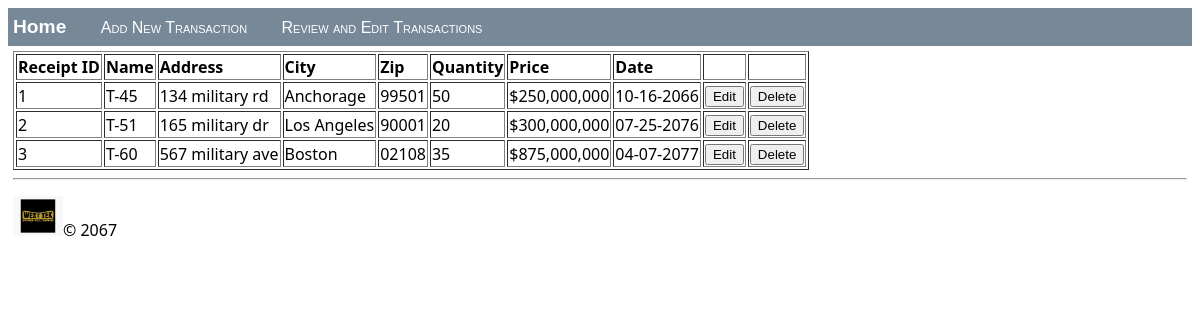
Page /list on the committed database.
### tables this page shows
CREATE TABLE "receipts" (
	"name"	TEXT,
	"addr"	TEXT,
	"city"	TEXT,
	"zip"	TEXT,
	"quantity"	TEXT,
	"price"	TEXT
, "date"	TEXT);

### app.py (the view)
@app.route('/list')
def list():
    con = sqlite3.connect("database.db")
    con.row_factory = sqlite3.Row
    cur = con.cursor()
    cur.execute("SELECT rowid, * FROM receipts")
    rows = cur.fetchall()
    con.close()
    return render_template("list.html",rows=rows)

### templates/list.html (shortened to what this page needs)
{% extends "layout.html" %}
{% block content %}
        <table border="1px">
            <thead>
                <td><strong>Receipt ID</strong></td>
                <td><strong>Name</strong></td>
                <td><strong>Address</strong></td>
                <td><strong>City</strong></td>
                <td><strong>Zip</strong></td>
                <td><strong>Quantity</strong></td>
                <td><strong>Price</strong></td>
                <td><strong>Date</strong></td>
                <td></td>
                <td></td>
            </thead>
            {% for row in rows %}
            <tr>
                <td>{{ row["rowid"] }}</td>
                <td>{{ row["name"] }}</td>
                <td> {{ row["addr"]}}</td>
                <td>{{ row["city"] }}</td>
                <td>{{ row["zip"] }}</td>
                <td>{{ row["quantity"] }}</td>
                <td>{{ row["price"] }}</td>
                <td>{{ row["date"] }}</td>
                <td><form action="{{url_for('edit')}}" method="POST"><input type="hidden" name="id" value="{{ row['rowid'] }}"><input type="submit" value="Edit"></form> </td>
                <td><form onsubmit="return confirm('Are you sure you want to DELETE this receipt from the Database?');" action="{{url_for('delete')}}" method="POST"><input type="hidden" name="id" value="{{ row['rowid'] }}"><input type="submit" value="Delete"></form> </td>
            </tr>
            {% endfor %}
        </table>
{% endblock %}

### templates/layout.html (shortened to what this page needs)
<!DOCTYPE html>
<html>
    <head>
        <link rel="stylesheet" type="text/css" href="{{ url_for('static', filename='site.css')}}" />
    </head>
    <body>
        <div class="navbar">
            <a href="{{ url_for('home') }}" class="navbar-brand">Home</a>
            <a href="{{ url_for('enternew') }}" class="navbar-item">Add New Transaction</a>
            <a href="{{ url_for('list') }}" class="navbar-item">Review and Edit Transactions</a>
        </div>
        <div class="body-content">
            {% block content %}
            {% endblock %}
            <hr/>
            <footer>
                <p><img src="{{ url_for('static', filename='westtek.jpg')}}" width="50" height="40">&copy; 2067</p>
            </footer>
        </div>
    </body>
</html>

### static/site.css (style rules this page uses)
.navbar { background-color: lightslategray; font-size: 1em; font-family: 'Trebuchet MS', 'Lucida Sans Unicode', 'Lucida Grande', 'Lucida Sans', Arial, sans-serif; color: white; padding: 8px 5px 8px 5px; }
.navbar a { text-decoration: none; color: inherit; }
.navbar-brand { font-size: 1.2em; font-weight: 600; }
.navbar-item { font-variant: small-caps; margin-left: 30px; }
.body-content { padding: 5px; font-family:'Segoe UI', Tahoma, Geneva, Verdana, sans-serif; }

### rows in the picture
receipts: rowid "1", name "T-45", addr "134 military rd", city "Anchorage", zip "99501", quantity "50", price "$250,000,000", date "10-16-2066"
receipts: rowid "2", name "T-51", addr "165 military dr", city "Los Angeles", zip "90001", quantity "20", price "$300,000,000", date "07-25-2076"
receipts: rowid "3", name "T-60", addr "567 military ave", city "Boston", zip "02108", quantity "35", price "$875,000,000", date "04-07-2077"
